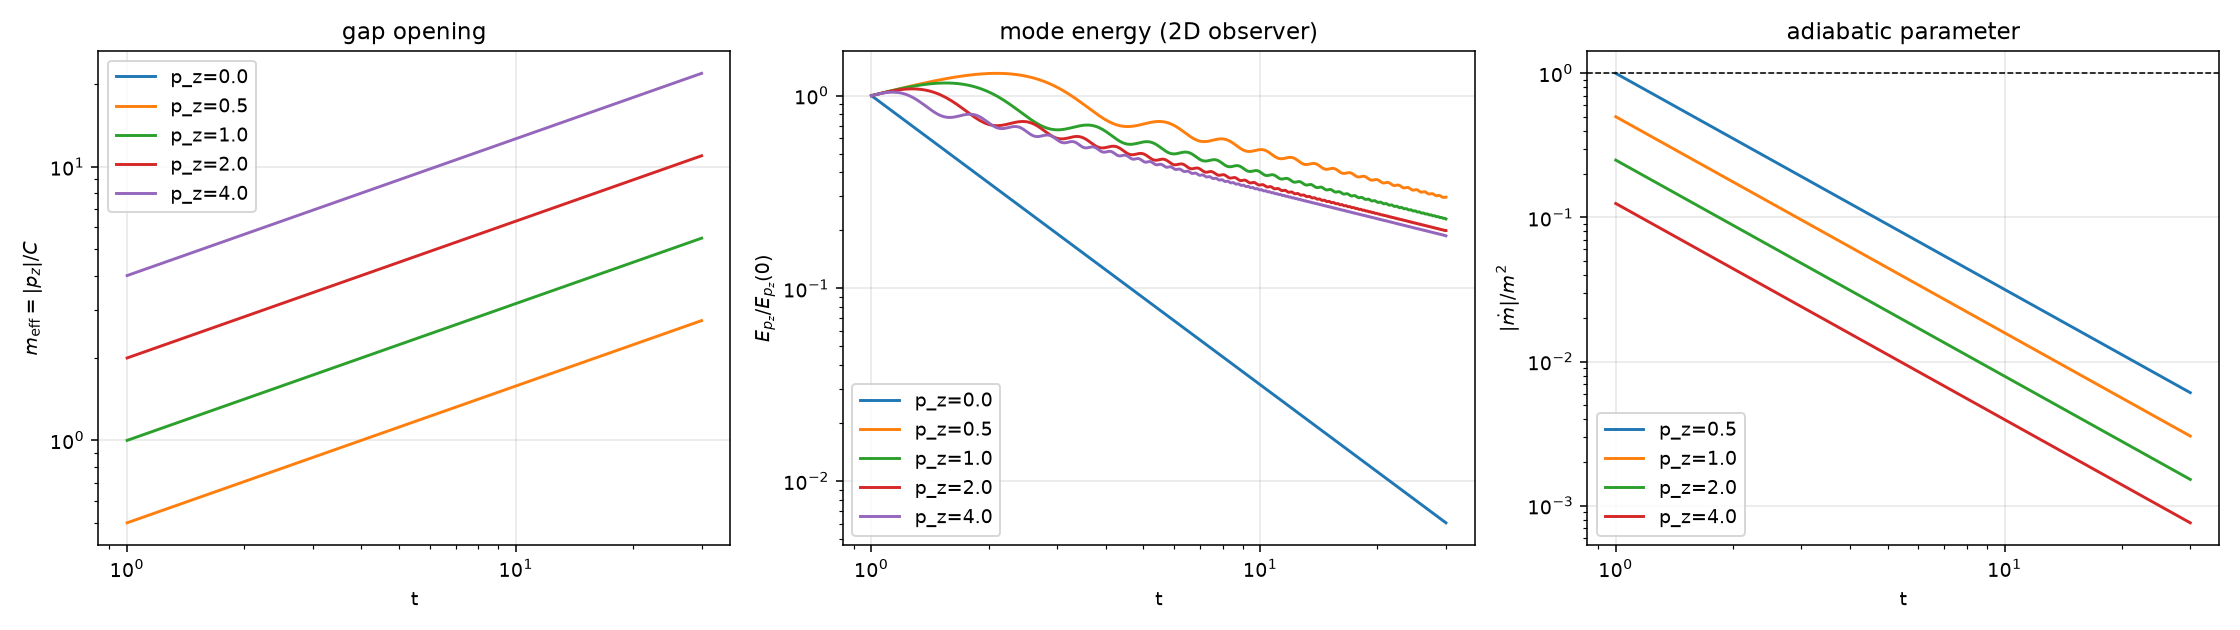

This figure's Python source:
#!/usr/bin/env python3
# -*- coding: utf-8 -*-
"""
DCC P3 — Numerical demonstration of mode freezing and gap opening as C→0
=================================================

Background: P2 homogeneous magnetically driven contracting solution (specified contracting background;
D3 not achieved, see P2 report v2 §10). We adopt a power-law contracting ansatz C(t) = C0*(t/t0)^beta
(beta<0, representing the contracting segment extrapolated from the magnetic attractor; of the homogeneous
Kasner extrapolation type C∝t^{-1/3}, taking beta=-1/2 as representative of magnetic contraction scaling),
with A and B following the magnetic-attractor scaling A∝B∝t^{1/2} (transverse expansion, remaining finite).

Three-dimensional massless scalar mode chi_pz (KK decomposition chi = Σ chi_pz(t,x,y) e^{i p_z z}):
    χ''_pz + (H_A+H_B+H_C) χ'_pz + [p_z^2/C^2 + k_perp^2/A^2] χ_pz = 0
(directly from □χ=0 in the (A,B,C) metric; in the limit C→0 the effective mass of p_z≠0 modes,
   m_eff=|p_z|/C, diverges — mode freezing and the dimension-limited energy gap.)

Outputs:
    DCC_P3_mode_freeze_results.txt
    DCC_P3_mode_freeze.png
      - time series of m_eff(t)=|p_z|/C (gap opening)
      - 2D-observed energy fraction E_pz/E_tot of each p_z mode (energy of high-p_z modes decays → degrees of freedom excluded)
      - adiabatic parameter |m_dot_eff|/m_eff^2 criterion (condition for freezing to occur)

Run: python DCC_P3_mode_freeze.py
"""
import numpy as np
from scipy.integrate import solve_ivp
import matplotlib
matplotlib.use("Agg")
import matplotlib.pyplot as plt

# ----------------------------------------------------------------------
# Specified contracting background (phenomenological scaling ansatz; not an implemented D3 solution — constrained by P2 report §10)
# ----------------------------------------------------------------------
T0 = 1.0
BETA_C = -0.5     # C contraction exponent (representative value of magnetic contraction scaling)
BETA_AB = 0.5     # transverse expansion exponent (magnetic attractor: A,B ∝ t^{1/2})
C0 = 1.0
AB0 = 1.0
T_END = 30.0

def Hs(t):
    """H_A=H_B=H, H_C and the scale factors (analytic form of the power-law ansatz)."""
    s = t / T0
    H_AB = BETA_AB / t
    H_C = BETA_C / t
    A = AB0 * s ** BETA_AB
    C = C0 * s ** BETA_C
    return H_AB, H_C, A, C

def mode_rhs(t, y, pz, kperp):
    H_AB, H_C, A, C = Hs(t)
    chi, dchi = y
    S = 2 * H_AB + H_C
    omega2 = pz ** 2 / C ** 2 + kperp ** 2 / A ** 2
    return [dchi, -S * dchi - omega2 * chi]

def main():
    lines = []
    def w(s=''):
        print(s)
        lines.append(s)

    w('=' * 82)
    w('DCC P3 — mode freezing and gap opening as C→0 (specified contracting background, phenomenological scaling ansatz)')
    w('=' * 82)
    w('Background: C=C0*(t/T0)^%.1f, A=B=AB0*(t/T0)^%.1f, t∈[%.0f, %.0f]' % (
        BETA_C, BETA_AB, T0, T_END))
    w("Mode equation: chi'' + (2H_AB+H_C)chi' + [p_z^2/C^2 + k_perp^2/A^2]chi = 0")
    w('Constraint note: the contracting background is a phenomenological scaling extrapolated from the magnetic'
      ' attractor, not an implemented D3 solution (P2 report §10)')
    w('')

    t_eval = np.linspace(T0, T_END, 1200)
    kperp = 0.0   # take the transverse ground state (k_⊥=0) to isolate the p_z effect
    pz_list = [0.0, 0.5, 1.0, 2.0, 4.0]
    H_AB, H_C, A_arr, C_arr = Hs(t_eval)
    m_eff = np.abs(pz_list)[:, None] / C_arr[None, :]

    # Energy fraction of each mode (2D observer: E_pz = 0.5*C*|χ'|^2 + 0.5*(p_z^2/C)*|χ|^2 per comoving volume)
    E_rows = []
    chi_end = []
    for pz in pz_list:
        v0 = 0.1 if pz == 0 else 0.0   # give the p_z=0 massless mode an initial velocity to avoid a 0/0 energy ratio
        y0 = [1.0 / np.sqrt(C_arr[0]), v0]   # initial normalization to the 2D inner product (√C factor)
        sol = solve_ivp(mode_rhs, (T0, T_END), y0, t_eval=t_eval,
                        args=(pz, kperp), method='RK45', rtol=1e-10, atol=1e-12)
        chi = sol.y[0]; dchi = sol.y[1]
        E_kin = 0.5 * C_arr * dchi ** 2
        E_pot = 0.5 * (pz ** 2 / C_arr) * chi ** 2
        E_tot = E_kin + E_pot
        E_rows.append((pz, E_tot))
        chi_end.append((pz, float(np.max(np.abs(chi) * np.sqrt(C_arr)))))
        w('p_z=%.1f: E_tot(final)/E_tot(initial)=%.3e   max|χ√C|=%.3e' % (
            pz, E_tot[-1] / E_tot[0], np.max(np.abs(chi) * np.sqrt(C_arr))))

    # Adiabatic parameter
    w('')
    w('Adiabatic parameter |m_dot_eff|/m_eff^2 = (|β_C|/t)/(p_z^2/C^2)*C*... = |β_C|*C/(|p_z|*t):')
    for i, pz in enumerate(pz_list):
        if pz == 0:
            w('  p_z=0: massless mode (m_eff≡0), does not freeze — degree of freedom retained by the low-dimensional'
              ' effective theory')
            continue
        adiab = np.abs(BETA_C) * C_arr / (pz * t_eval)
        w('  p_z=%.1f: max |m_dot|/m^2 = %.3e (<1 means adiabatic freezing; >1 at early t gives particle production)' % (
            pz, float(np.max(adiab))))

    w('')
    w('Degrees-of-freedom counting conclusion:')
    w('  3D massless scalar → 2D effective theory retains the single p_z=0 massless mode;')
    w('  the p_z≠0 tower acquires a gap Δm(t)=|p_z|/C(t) (diverging as C→0) → dimension-limited gap;')
    w('  Same for the electromagnetic field: the p_z=0 modes of A_x,A_y remain the 2D photon; the p_z=0 mode of A_z')
    w('  becomes a 2D scalar (dimensional conversion of the third photon polarization); the p_z≠0 modes decouple with')
    w('  diverging Proca-type mass |p_z|/C.')

    # Figure
    fig, axes = plt.subplots(1, 3, figsize=(16, 4.5))
    for i, pz in enumerate(pz_list):
        axes[0].loglog(t_eval, m_eff[i], label='p_z=%.1f' % pz)
    axes[0].set_xlabel('t'); axes[0].set_ylabel(r'$m_{\rm eff}=|p_z|/C$')
    axes[0].set_title('gap opening'); axes[0].legend(); axes[0].grid(alpha=0.3)
    for (pz, E) in E_rows:
        axes[1].loglog(t_eval, E / E[0], label='p_z=%.1f' % pz)
    axes[1].set_xlabel('t'); axes[1].set_ylabel(r'$E_{p_z}/E_{p_z}(0)$')
    axes[1].set_title('mode energy (2D observer)')
    axes[1].legend(); axes[1].grid(alpha=0.3)
    for i, pz in enumerate(pz_list):
        if pz > 0:
            adiab = np.abs(BETA_C) * C_arr / (pz * t_eval)
            axes[2].loglog(t_eval, adiab, label='p_z=%.1f' % pz)
    axes[2].axhline(1.0, color='k', ls='--', lw=0.8)
    axes[2].set_xlabel('t'); axes[2].set_ylabel(r'$|\dot m|/m^2$')
    axes[2].set_title('adiabatic parameter'); axes[2].legend(); axes[2].grid(alpha=0.3)
    fig.tight_layout()
    fig.savefig('DCC_P3_mode_freeze.png', dpi=140)
    plt.close(fig)

    with open('DCC_P3_mode_freeze_results.txt', 'w', encoding='utf-8') as fh:
        fh.write('\n'.join(lines) + '\n')
    w('')
    w('Written: DCC_P3_mode_freeze_results.txt / DCC_P3_mode_freeze.png')


if __name__ == '__main__':
    main()
